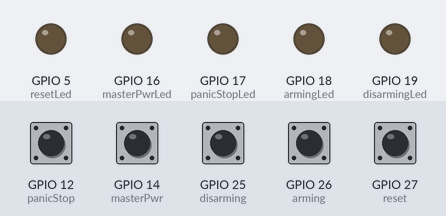
This program was run on a simulated ESP32. Parts: output pins drawn as LEDs (lit = HIGH). The inputs (shaded band) are chosen by the test bench; at power-on: GPIO 12 (panicStop), GPIO 14 (masterPwr), GPIO 25 (disarming), GPIO 26 (arming), GPIO 27 (reset) HIGH. WiFi joins after 1.5 s; servers stay silent unless stated; uploads are accepted with an empty reply; the local clock reads 2024-03-15 10:24:30 at power-on unless the program sets it; what the program prints to the serial monitor is not drawn.

Above: at 3.7 s.
3.8 s: GPIO 12 (panicStop) pulled LOW for 0.15 s
At 3.9 s:
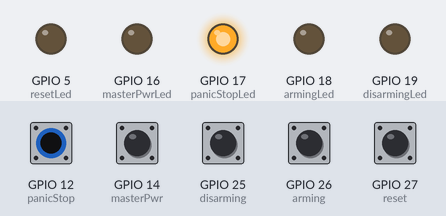
5.5 s: GPIO 14 (masterPwr) pulled LOW for 0.15 s
At 5.6 s:
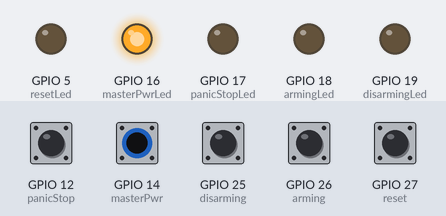
7.2 s: GPIO 25 (disarming) pulled LOW for 0.15 s
At 7.3 s:
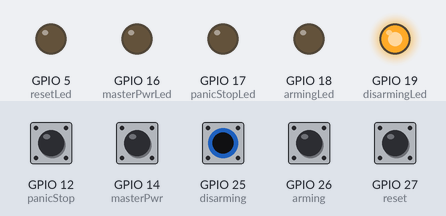
8.9 s: GPIO 26 (arming) pulled LOW for 0.15 s
At 9.0 s:
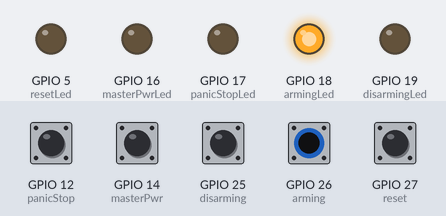
10.6 s: GPIO 27 (reset) pulled LOW for 0.15 s
At 10.7 s:
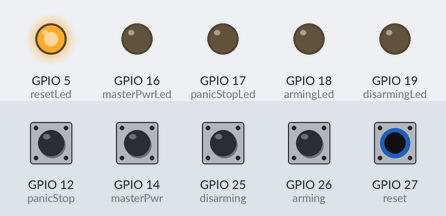
Timing chart, 0 to 13.3 s (numbered marks = the images above; inputs shaded):
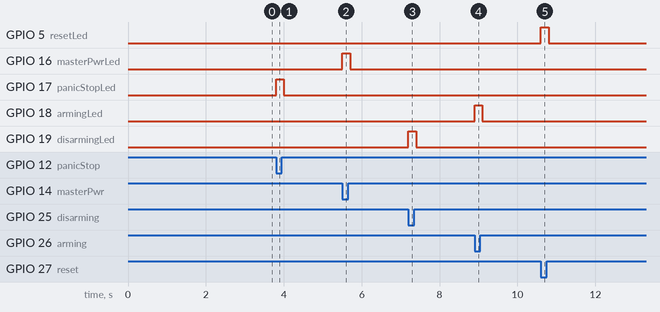

Measured:
- after the input at 3.8 s, GPIO 17 (panicStopLed): LOW → HIGH at once, → LOW 0.20 s later
- after the input at 5.5 s, GPIO 16 (masterPwrLed): LOW → HIGH at once, → LOW 0.20 s later
- after the input at 7.2 s, GPIO 19 (disarmingLed): LOW → HIGH at once, → LOW 0.20 s later
- after the input at 8.9 s, GPIO 18 (armingLed): LOW → HIGH at once, → LOW 0.20 s later
- after the input at 10.6 s, GPIO 5 (resetLed): LOW → HIGH at once, → LOW 0.20 s later

The program:

main.cpp
```cpp
#include <Arduino.h>
#include <WiFi.h>
#include <HTTPClient.h>
#include <Wire.h>
#include "time.h"

const char* ntpServer = "pool.ntp.org";
const long  gmtOffset_sec = 19800;
const int   daylightOffset_sec = 0;

// Wifi Credentials
#define WIFI_SSID "RAND-MIFI"
#define WIFI_PASSWORD "reddeadred"

// #define WIFI_SSID "RAND Sams"
// #define WIFI_PASSWORD "reddeadred"

// #define WIFI_SSID "UOC_Staff"
// #define WIFI_PASSWORD "admin106"


String GOOGLE_SCRIPT_ID = "AKfycbwZNXferlDm-ufubQ91T9pBclif7jMDNW74CdjHQLeMuA_U4j-y1f1w5l2MPMXk_U-F";

int timestamp;

String logD = "";


//----------------------Functions----------------------------------------

void initWiFi() {

  Serial.println();
  Serial.print("Connecting to WiFi: ");
  Serial.println(WIFI_SSID);
  Serial.flush();

  WiFi.begin(WIFI_SSID, WIFI_PASSWORD);

  while (WiFi.status() != WL_CONNECTED) {
    delay(500);
    Serial.print('.');
  }
  Serial.println(WiFi.localIP());
  Serial.println();
}

unsigned long getTime() {
  time_t now;
  struct tm timeinfo;
  if (!getLocalTime(&timeinfo)) {
    //Serial.println("Failed to obtain time");
    return(0);
  }
  time(&now);
  return now;
}


void sendData(String m){
  String msg = m;
  if (WiFi.status() == WL_CONNECTED) {
    static bool flag = false;
    timestamp = getTime();

    // char timeStringBuff[50]; //50 chars should be enough
    // strftime(timeStringBuff, sizeof(timeStringBuff), "%A, %B %d %Y %H:%M:%S", &timeinfo);
    String asString(timestamp);
    // asString.replace(" ", "-");
    Serial.print("Time:");
    Serial.println(asString);
    String urlFinal = "https://script.google.com/macros/s/"+GOOGLE_SCRIPT_ID+"/exec?"+"timestamp=" + asString + "&log=" + String(msg);
    Serial.print("POST data to spreadsheet:");
    Serial.println(urlFinal);
    HTTPClient http;
    http.begin(urlFinal.c_str());
    http.setFollowRedirects(HTTPC_STRICT_FOLLOW_REDIRECTS);
    int httpCode = http.GET();
    Serial.print("HTTP Status Code: ");
    Serial.println(httpCode);
    //---------------------------------------------------------------------
    //getting response from google sheet
    String payload;
    if (httpCode > 0) {
        payload = http.getString();
        Serial.println("Payload: "+payload);
    }
    //---------------------------------------------------------------------
    http.end();
  }
  delay(1000);
}

const int masterPwr = 14;
const int panicStop = 12;
const int reset = 27;
const int arming = 26;
const int disarming = 25;

const int masterPwrLed = 16;
const int panicStopLed = 17;
const int resetLed = 5;
const int armingLed = 18;
const int disarmingLed = 19;

void setup() {
  delay(500);
  Serial.begin(115200);
  delay(500);

  initWiFi();
  configTime(gmtOffset_sec, daylightOffset_sec, ntpServer);

  pinMode(masterPwr, INPUT_PULLUP);
  pinMode(panicStop, INPUT_PULLUP);
  pinMode(reset, INPUT_PULLUP);
  pinMode(arming, INPUT_PULLUP);
  pinMode(disarming, INPUT_PULLUP);

  pinMode(masterPwrLed, OUTPUT);
  pinMode(panicStopLed, OUTPUT);
  pinMode(resetLed, OUTPUT);
  pinMode(armingLed, OUTPUT);
  pinMode(disarmingLed, OUTPUT);

}


void loop() {
  String m = "";

  if (digitalRead(masterPwr) == LOW) {
    // m = "Master Power";
    m = "0";
    digitalWrite(masterPwrLed, HIGH);
    delay(200);
    while (digitalRead(masterPwr) == LOW) {
    }
    digitalWrite(masterPwrLed, LOW);
  }

  if (digitalRead(panicStop) == LOW) {
    // m = "Panic Stop Initiated!";
    m = "1";
    digitalWrite(panicStopLed, HIGH);
    delay(200);
    while (digitalRead(panicStop) == LOW) {
    }
    digitalWrite(panicStopLed, LOW);
  }
  if (digitalRead(reset) == LOW) {
    //m = "System Reset"
    m = "2";
    digitalWrite(resetLed, HIGH);
    delay(200);
    while (digitalRead(reset) == LOW) {
    }
    digitalWrite(resetLed, LOW);
  }

  if (digitalRead(arming) == LOW) {
    //m = "System Arming"
    m = "3";
    digitalWrite(armingLed, HIGH);
    delay(200);
    while (digitalRead(arming) == LOW) {
    }
    digitalWrite(armingLed, LOW);
  }

  if (digitalRead(disarming) == LOW) {
    //m = "System Disarming"
    m = "4";
    digitalWrite(disarmingLed, HIGH);
    delay(200); // Debounce delay
    while (digitalRead(disarming) == LOW) {
    }
    digitalWrite(disarmingLed, LOW);
  }


  if ( m !="" ){
    sendData(m);
    Serial.println(m);

  }

}
```
